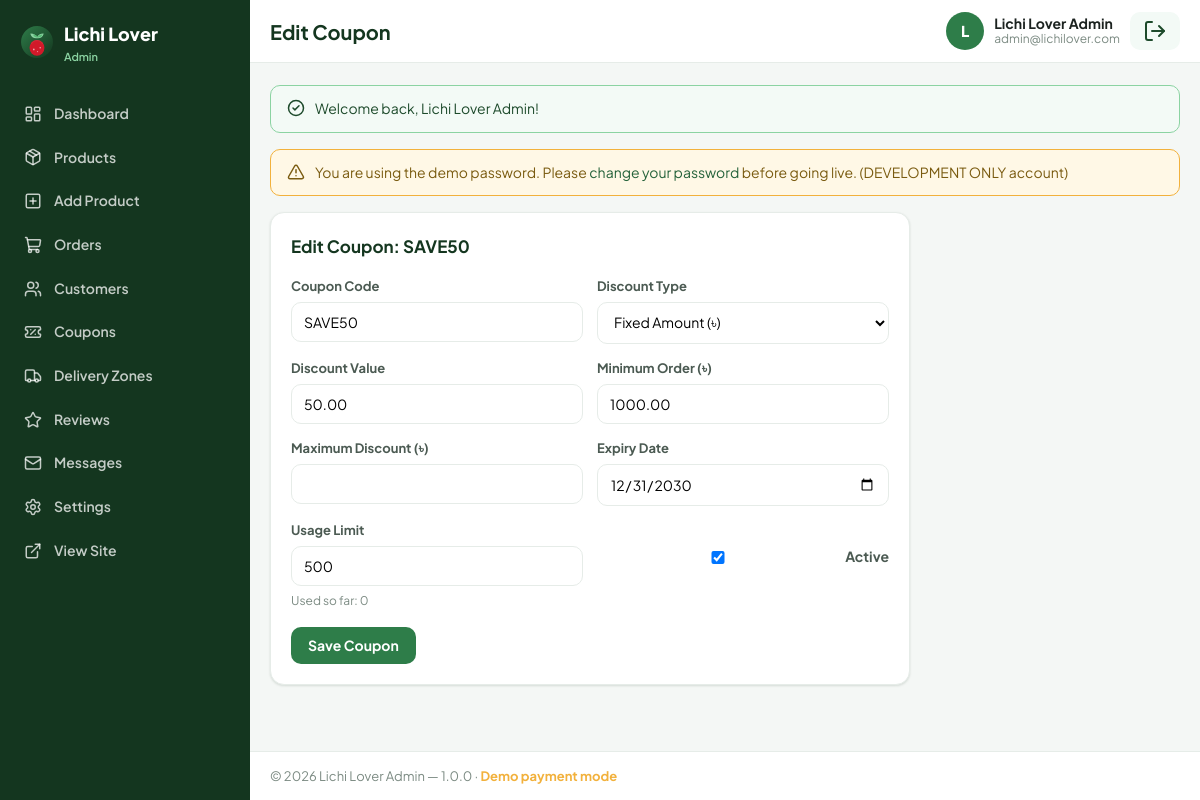
The app's page /admin/coupon-edit.php?id=2 (signed in) with its own data.
### tables this page shows
CREATE TABLE `coupons` (
  `id` INT UNSIGNED NOT NULL AUTO_INCREMENT,
  `code` VARCHAR(50) NOT NULL,
  `discount_type` ENUM('percent','fixed') NOT NULL DEFAULT 'percent',
  `discount_value` DECIMAL(10,2) NOT NULL,
  `min_order` DECIMAL(10,2) NOT NULL DEFAULT 0.00,
  `max_discount` DECIMAL(10,2) DEFAULT NULL,
  `expires_at` DATE DEFAULT NULL,
  `usage_limit` INT NOT NULL DEFAULT 0 COMMENT '0 = unlimited',
  `used_count` INT UNSIGNED NOT NULL DEFAULT 0,
  `is_active` TINYINT(1) NOT NULL DEFAULT 1,
  `created_at` TIMESTAMP NULL DEFAULT CURRENT_TIMESTAMP,
  `updated_at` TIMESTAMP NULL DEFAULT CURRENT_TIMESTAMP ON UPDATE CURRENT_TIMESTAMP,
  PRIMARY KEY (`id`),
  UNIQUE KEY `uq_coupons_code` (`code`)
);

### includes/functions.php (called while the page is built, shortened)
<?php
require_once CONFIG_PATH . '/database.php';
require_once INCLUDES_PATH . '/auth.php';
function e(mixed $value): string
{
    return htmlspecialchars((string) $value, ENT_QUOTES, 'UTF-8');
}
function url(string $path = ''): string
{
    return BASE_URL . ltrim($path, '/');
}
function asset(string $path): string
{
    return BASE_URL . 'assets/' . ltrim($path, '/');
}
function get_flash(): ?array
{
    if (isset($_SESSION['flash'])) {
        $f = $_SESSION['flash'];
        return $f;
    }
    return null;
}
function old(string $key, mixed $default = ''): mixed
{
    return $_SESSION['old'][$key] ?? $default;
}

### config/database.php (called while the page is built, shortened)
<?php
function db(): PDO
{
    static $pdo = null;
    if ($pdo instanceof PDO) {
        return $pdo;
    }
    $dsn = sprintf('mysql:host=%s;dbname=%s;charset=utf8mb4', DB_HOST, DB_NAME);
    $options = [
        PDO::ATTR_ERRMODE            => PDO::ERRMODE_EXCEPTION,
        PDO::ATTR_DEFAULT_FETCH_MODE => PDO::FETCH_ASSOC,
        PDO::ATTR_EMULATE_PREPARES   => false,
        PDO::ATTR_PERSISTENT         => false,
    ];
    try {
        $pdo = new PDO($dsn, DB_USER, DB_PASS, $options);
    } catch (PDOException $e) {
        error_log('DB connection failed: ' . $e->getMessage() . PHP_EOL, 3, LOG_PATH . '/php-errors.log');
        http_response_code(500);
        if (APP_DEBUG) {
            throw new RuntimeException('Database connection failed: ' . $e->getMessage());
        }
        exit('Database connection failed. Please check your configuration.');
    }
    return $pdo;
}
function query(string $sql, array $params = []): PDOStatement
{
    $stmt = db()->prepare($sql);
    $stmt->execute($params);
    return $stmt;
}
function fetch_one(string $sql, array $params = []): ?array
{
    $row = query($sql, $params)->fetch();
    return $row === false ? null : $row;
}

### includes/auth.php (called while the page is built, shortened)
<?php
function current_admin(): ?array
{
    static $admin = false;
    if ($admin !== false) {
        return $admin ?: null;
    }
    $row = fetch_one('SELECT * FROM admins WHERE id = ? AND is_active = 1', [$_SESSION['admin_id']]);
    $admin = $row ?: null;
    return $admin;
}
function is_admin_logged_in(): bool
{
    return current_admin() !== null;
}
function require_admin(): void
{
    if (!is_admin_logged_in()) {
        redirect('login.php');
    }
}

### admin/includes/bootstrap.php (called while the page is built, shortened)
<?php
require_once dirname(__DIR__, 2) . '/includes/functions.php';
require_admin();

### admin/coupon-edit.php (the view, shortened to what this page needs)
<?php
require_once __DIR__ . '/includes/bootstrap.php';
$id = (int) ($_GET['id'] ?? 0);
$coupon = fetch_one('SELECT * FROM coupons WHERE id = ?', [$id]);
$errors = [];
$adminTitle = 'Edit Coupon';
require_once __DIR__ . '/includes/header.php';
?>
<form method="post" action="<?= url('admin/coupon-edit.php?id=' . $id) ?>" class="admin-card" style="max-width:640px" data-loading>
    <h3 style="margin-bottom:16px">Edit Coupon: <?= e($coupon['code']) ?></h3>
    <div class="form-grid">
        <div class="form-field <?= isset($errors['code']) ? 'has-error' : '' ?>">
            <label>Coupon Code</label>
            <input type="text" name="code" value="<?= e(old('code', $coupon['code'])) ?>" required>
        </div>
        <div class="form-field <?= isset($errors['discount_type']) ? 'has-error' : '' ?>">
            <label>Discount Type</label>
            <select name="discount_type">
                <option value="fixed" <?= $coupon['discount_type'] === 'fixed' ? 'selected' : '' ?>>Fixed Amount (৳)</option>
            </select>
        </div>
        <div class="form-field <?= isset($errors['discount_value']) ? 'has-error' : '' ?>">
            <label>Discount Value</label>
            <input type="number" step="0.01" min="0" name="discount_value" value="<?= e($coupon['discount_value']) ?>" required>
        </div>
        <div class="form-field">
            <label>Minimum Order (৳)</label>
            <input type="number" step="0.01" min="0" name="min_order" value="<?= e($coupon['min_order']) ?>">
        </div>
        <div class="form-field">
            <label>Maximum Discount (৳)</label>
            <input type="number" step="0.01" min="0" name="max_discount" value="<?= e($coupon['max_discount']) ?>">
        </div>
        <div class="form-field">
            <label>Expiry Date</label>
            <input type="date" name="expires_at" value="<?= e($coupon['expires_at']) ?>">
        </div>
        <div class="form-field">
            <label>Usage Limit</label>
            <input type="number" min="0" name="usage_limit" value="<?= (int) $coupon['usage_limit'] ?>">
            <span class="form-hint">Used so far: <?= (int) $coupon['used_count'] ?></span>
        </div>
        <div class="form-field">
            <label>&nbsp;</label>
            <label style="display:flex;gap:6px;align-items:center;font-size:14px"><input type="checkbox" name="is_active" value="1" <?= (int) $coupon['is_active'] === 1 ? 'checked' : '' ?>> Active</label>
        </div>
    </div>
    <button type="submit" class="btn btn-primary" style="margin-top:16px">Save Coupon</button>
</form>
<?php require_once __DIR__ . '/includes/footer.php'; ?>

### admin/includes/header.php (shortened to what this page needs)
<?php
$adminUser = current_admin();
$adminTitle = $adminTitle ?? 'Dashboard';
$adminPages = [
    ['url' => 'index.php', 'label' => 'Dashboard', 'icon' => 'layout-dashboard'],
    ['url' => 'products.php', 'label' => 'Products', 'icon' => 'package'],
    ['url' => 'product-add.php', 'label' => 'Add Product', 'icon' => 'plus-square'],
    ['url' => 'orders.php', 'label' => 'Orders', 'icon' => 'shopping-cart'],
    ['url' => 'customers.php', 'label' => 'Customers', 'icon' => 'users'],
    ['url' => 'coupons.php', 'label' => 'Coupons', 'icon' => 'ticket-percent'],
    ['url' => 'delivery.php', 'label' => 'Delivery Zones', 'icon' => 'truck'],
    ['url' => 'reviews.php', 'label' => 'Reviews', 'icon' => 'star'],
    ['url' => 'messages.php', 'label' => 'Messages', 'icon' => 'mail'],
    ['url' => 'settings.php', 'label' => 'Settings', 'icon' => 'settings'],
];
$currentPage = basename($_SERVER['SCRIPT_NAME']);
?>
<!DOCTYPE html>
<html lang="en">
<head>
<link rel="stylesheet" href="<?= asset('css/admin.css') ?>">
</head>
<body>
<div class="admin-shell">
    <aside class="admin-sidebar" id="adminSidebar">
        <a href="<?= url('admin/index.php') ?>" class="admin-brand">
            <img src="<?= asset('images/logo.svg') ?>" alt="Logo" width="34" height="34">
            <span><?= e(APP_NAME) ?> <small>Admin</small></span>
        </a>
        <nav class="admin-nav">
            <?php foreach ($adminPages as $p): ?>
            <a href="<?= url('admin/' . $p['url']) ?>" class="<?= $currentPage === $p['url'] ? 'active' : '' ?>">
                <i data-lucide="<?= e($p['icon']) ?>"></i>
                <span><?= e($p['label']) ?></span>
            </a>
            <?php endforeach; ?>
            <a href="<?= url('index.php') ?>" target="_blank" rel="noopener">
                <i data-lucide="external-link"></i>
                <span>View Site</span>
            </a>
        </nav>
    </aside>
    <div class="admin-main">
        <header class="admin-topbar">
            <h1 class="admin-page-title"><?= e($adminTitle) ?></h1>
            <div class="admin-user">
                <span class="admin-avatar"><?= e(strtoupper(mb_substr($adminUser['name'], 0, 1))) ?></span>
                <div>
                    <strong><?= e($adminUser['name']) ?></strong>
                    <span><?= e($adminUser['email']) ?></span>
                </div>
                <a href="<?= url('admin/logout.php') ?>" class="btn btn-ghost btn-sm" title="Logout"><i data-lucide="log-out"></i></a>
            </div>
        </header>
        <main class="admin-content">
            <?php if ($flash = get_flash()): ?>
            <div class="alert alert-<?= e($flash['type']) ?>">
                <i data-lucide="<?= $flash['type'] === 'success' ? 'check-circle-2' : ($flash['type'] === 'error' ? 'alert-circle' : 'info') ?>"></i>
                <span><?= e($flash['message']) ?></span>
            </div>
            <?php endif; ?>
            <?php if ($adminUser['must_change_password']): ?>
            <div class="alert alert-warning">
                <i data-lucide="alert-triangle"></i>
                <span>You are using the demo password. Please <a href="<?= url('admin/settings.php') ?>#password">change your password</a> before going live. (DEVELOPMENT ONLY account)</span>
            </div>
            <?php endif; ?>

### assets/css/admin.css (style rules this page uses)
:root { --green-900: #14361f; --green-800: #1d4a2b; --green-700: #25623a; --green-600: #2e7d49; --green-500: #3a9a58; --green-300: #8bd3a2; --green-100: #e4f5ea; --green-50: #f3faf6; --lichi-600: #d11a2a; --lichi-100: #fde8ea; --cream: #fbf7ef; --ink: #1c2320; --ink-soft: #4b5a52; --muted: #7c8b83; --line: #e6ece8; --gold: #f2b13c; --sidebar-w: 250px; --shadow-sm: 0 1px 2px rgba(20,54,31,.06), 0 1px 3px rgba(20,54,31,.08); --shadow-md: 0 6px 18px rgba(20,54,31,.10); --radius: 14px; --radius-sm: 10px; --font: 'Plus Jakarta Sans', -apple-system, BlinkMacSystemFont, 'Segoe UI', Roboto, sans-serif; }
* { box-sizing: border-box; margin: 0; padding: 0; }
html { -webkit-text-size-adjust: 100%; }
body { font-family: var(--font); color: var(--ink); background: #f4f7f5; font-size: 15px; line-height: 1.55; }
img { max-width: 100%; display: block; }
a { color: var(--green-700); text-decoration: none; }
button { font-family: inherit; cursor: pointer; }
input, select, textarea { font-family: inherit; font-size: 14px; }
.btn { display: inline-flex; align-items: center; justify-content: center; gap: 6px; padding: 9px 16px; border-radius: 10px; border: 1.5px solid transparent; font-weight: 700; font-size: 14px; transition: all .15s; line-height: 1.2; }
.btn-primary { background: var(--green-600); color: #fff; }
.btn-ghost { background: var(--green-50); color: var(--green-800); }
.btn-sm { padding: 6px 12px; font-size: 13px; }
.alert { padding: 12px 16px; border-radius: var(--radius-sm); font-size: 14px; margin-bottom: 16px; border: 1px solid; display: flex; gap: 10px; align-items: flex-start; }
.alert svg { flex-shrink: 0; width: 18px; height: 18px; margin-top: 1px; }
.alert-success { background: var(--green-50); border-color: var(--green-300); color: var(--green-800); }
.alert-warning { background: #fff8e6; border-color: var(--gold); color: #7a5b10; }
.admin-shell { display: flex; min-height: 100vh; }
.admin-sidebar { width: var(--sidebar-w); background: var(--green-900); color: #fff; position: fixed; inset: 0 auto 0 0; display: flex; flex-direction: column; z-index: 40; transform: translateX(-100%); transition: transform .25s; }
.admin-brand { display: flex; align-items: center; gap: 10px; padding: 20px; font-weight: 800; font-size: 18px; color: #fff; }
.admin-brand small { display: block; font-size: 11px; font-weight: 600; color: var(--green-300); }
.admin-nav { flex: 1; padding: 8px 12px; display: flex; flex-direction: column; gap: 2px; overflow-y: auto; }
.admin-nav a { display: flex; align-items: center; gap: 12px; padding: 10px 12px; border-radius: 10px; color: rgba(255,255,255,.75); font-weight: 600; font-size: 14px; transition: all .15s; }
.admin-nav a svg { width: 18px; height: 18px; flex-shrink: 0; }
.admin-main { flex: 1; margin-left: 0; display: flex; flex-direction: column; min-width: 0; }
.admin-topbar { background: #fff; border-bottom: 1px solid var(--line); padding: 12px 20px; display: flex; align-items: center; gap: 14px; position: sticky; top: 0; z-index: 30; }
.admin-page-title { font-size: 20px; color: var(--green-900); flex: 1; }
.admin-user { display: flex; align-items: center; gap: 10px; }
.admin-avatar { width: 38px; height: 38px; border-radius: 50%; background: var(--green-600); color: #fff; display: flex; align-items: center; justify-content: center; font-weight: 800; }
.admin-user div { display: flex; flex-direction: column; line-height: 1.2; }
.admin-user strong { font-size: 14px; }
.admin-user div span { font-size: 12px; color: var(--muted); }
.admin-content { flex: 1; padding: 22px 20px; }
@media (min-width: 900px) { .admin-sidebar { transform: translateX(0); } }
@media (min-width: 900px) { .admin-main { margin-left: var(--sidebar-w); } }
.admin-card { background: #fff; border: 1px solid var(--line); border-radius: var(--radius); padding: 20px; box-shadow: var(--shadow-sm); margin-bottom: 20px; }
.admin-card h3 { color: var(--green-900); margin-bottom: 14px; font-size: 17px; }
.form-grid { display: grid; grid-template-columns: 1fr; gap: 14px; }
.form-field { display: flex; flex-direction: column; gap: 6px; }
.form-field label { font-size: 13px; font-weight: 700; color: var(--ink-soft); }
.form-field input, .form-field select, .form-field textarea { padding: 10px 12px; border: 1.5px solid var(--line); border-radius: 10px; background: #fff; width: 100%; }
.form-hint { font-size: 12px; color: var(--muted); }
@media (min-width: 640px) { .form-grid { grid-template-columns: 1fr 1fr; } }

### records on screen
coupons: code "SAVE50", discount_type "Fixed Amount (৳)", discount_value "50.00", min_order "1000.00", expires_at "12/31/2030", usage_limit "500", used_count "0", is_active "☑"

### other values on screen
APP_NAME "Lichi Lover"
$p['label'] "Dashboard"
$p['label'] "Products"
$p['label'] "Add Product"
$p['label'] "Orders"
$p['label'] "Customers"
$p['label'] "Coupons"
$p['label'] "Delivery Zones"
$p['label'] "Reviews"
$p['label'] "Messages"
$p['label'] "Settings"
$adminTitle "Edit Coupon"
mb_substr($adminUser['name'], 0, 1) "L"
$adminUser['name'] "Lichi Lover Admin"
$adminUser['email'] "admin@lichilover.com"
